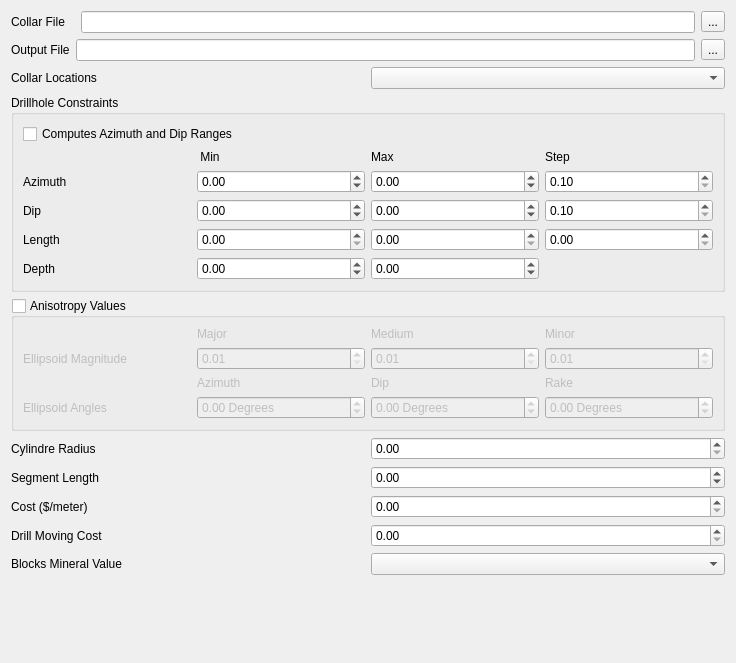
<?xml version="1.0" encoding="UTF-8"?>
<ui version="4.0">
 <class>Form</class>
 <widget class="QWidget" name="Form">
  <property name="geometry">
   <rect>
    <x>0</x>
    <y>0</y>
    <width>736</width>
    <height>663</height>
   </rect>
  </property>
  <property name="windowTitle">
   <string>Form</string>
  </property>
  <layout class="QVBoxLayout" name="verticalLayout_2">
   <item>
    <layout class="QGridLayout" name="gridLayout_11">
     <item row="0" column="0">
      <layout class="QGridLayout" name="gridLayout_6">
       <item row="0" column="0">
        <widget class="QLabel" name="label">
         <property name="text">
          <string>Collar File   </string>
         </property>
        </widget>
       </item>
       <item row="0" column="1">
        <widget class="QLineEdit" name="CollarFile"/>
       </item>
       <item row="0" column="2">
        <widget class="QToolButton" name="tb_browseCollarFile">
         <property name="text">
          <string>...</string>
         </property>
        </widget>
       </item>
      </layout>
     </item>
     <item row="1" column="0">
      <layout class="QGridLayout" name="gridLayout_9">
       <item row="0" column="0">
        <widget class="QLabel" name="label_10">
         <property name="text">
          <string>Output File</string>
         </property>
        </widget>
       </item>
       <item row="0" column="1">
        <widget class="QLineEdit" name="OutputFile"/>
       </item>
       <item row="0" column="2">
        <widget class="QToolButton" name="tb_browseOutputFile">
         <property name="text">
          <string>...</string>
         </property>
        </widget>
       </item>
      </layout>
     </item>
     <item row="2" column="0">
      <layout class="QGridLayout" name="gridLayout_5">
       <item row="0" column="0">
        <widget class="QLabel" name="label_2">
         <property name="text">
          <string>Collar Locations</string>
         </property>
        </widget>
       </item>
       <item row="0" column="1">
        <widget class="QComboBox" name="CollarLocation"/>
       </item>
      </layout>
     </item>
    </layout>
   </item>
   <item>
    <widget class="QGroupBox" name="groupBox">
     <property name="title">
      <string>Drillhole Constraints</string>
     </property>
     <layout class="QVBoxLayout" name="verticalLayout">
      <item>
       <widget class="QCheckBox" name="ComputeRanges">
        <property name="text">
         <string>Computes Azimuth and Dip Ranges</string>
        </property>
       </widget>
      </item>
      <item>
       <layout class="QGridLayout" name="gridLayout_8">
        <item row="0" column="0">
         <layout class="QGridLayout" name="gridLayout_7">
          <item row="0" column="0">
           <widget class="QLabel" name="label_9">
            <property name="text">
             <string/>
            </property>
           </widget>
          </item>
          <item row="0" column="1">
           <widget class="QLabel" name="label_7">
            <property name="text">
             <string> Min</string>
            </property>
           </widget>
          </item>
          <item row="0" column="2">
           <widget class="QLabel" name="label_8">
            <property name="text">
             <string>Max</string>
            </property>
           </widget>
          </item>
          <item row="0" column="3">
           <widget class="QLabel" name="label_6">
            <property name="text">
             <string>Step</string>
            </property>
           </widget>
          </item>
         </layout>
        </item>
        <item row="1" column="0">
         <layout class="QGridLayout" name="gridLayout">
          <item row="0" column="0">
           <widget class="QLabel" name="label_3">
            <property name="text">
             <string>Azimuth    </string>
            </property>
           </widget>
          </item>
          <item row="0" column="1">
           <widget class="QDoubleSpinBox" name="DAzimuthMin">
            <property name="minimum">
             <double>-360.000000000000000</double>
            </property>
            <property name="maximum">
             <double>360.000000000000000</double>
            </property>
           </widget>
          </item>
          <item row="0" column="2">
           <widget class="QDoubleSpinBox" name="DAzimuthMax">
            <property name="minimum">
             <double>-360.000000000000000</double>
            </property>
            <property name="maximum">
             <double>360.000000000000000</double>
            </property>
           </widget>
          </item>
          <item row="0" column="3">
           <widget class="QDoubleSpinBox" name="DAzimuthStep">
            <property name="minimum">
             <double>0.100000000000000</double>
            </property>
            <property name="maximum">
             <double>360.000000000000000</double>
            </property>
           </widget>
          </item>
         </layout>
        </item>
        <item row="2" column="0">
         <layout class="QGridLayout" name="gridLayout_2">
          <item row="0" column="0">
           <widget class="QLabel" name="label_4">
            <property name="text">
             <string>Dip            </string>
            </property>
           </widget>
          </item>
          <item row="0" column="1">
           <widget class="QDoubleSpinBox" name="DDipMin">
            <property name="minimum">
             <double>-360.000000000000000</double>
            </property>
            <property name="maximum">
             <double>360.000000000000000</double>
            </property>
           </widget>
          </item>
          <item row="0" column="2">
           <widget class="QDoubleSpinBox" name="DDipMax">
            <property name="minimum">
             <double>-360.000000000000000</double>
            </property>
            <property name="maximum">
             <double>360.000000000000000</double>
            </property>
           </widget>
          </item>
          <item row="0" column="3">
           <widget class="QDoubleSpinBox" name="DDipStep">
            <property name="minimum">
             <double>0.100000000000000</double>
            </property>
            <property name="maximum">
             <double>360.000000000000000</double>
            </property>
           </widget>
          </item>
         </layout>
        </item>
        <item row="3" column="0">
         <layout class="QGridLayout" name="gridLayout_3">
          <item row="0" column="0">
           <widget class="QLabel" name="label_5">
            <property name="text">
             <string>Length      </string>
            </property>
           </widget>
          </item>
          <item row="0" column="1">
           <widget class="QDoubleSpinBox" name="DLengthMin">
            <property name="maximum">
             <double>999999999.000000000000000</double>
            </property>
           </widget>
          </item>
          <item row="0" column="2">
           <widget class="QDoubleSpinBox" name="DLengthMax">
            <property name="maximum">
             <double>999999999.000000000000000</double>
            </property>
           </widget>
          </item>
          <item row="0" column="3">
           <widget class="QDoubleSpinBox" name="DLengthStep">
            <property name="maximum">
             <double>999999999.000000000000000</double>
            </property>
           </widget>
          </item>
          <item row="1" column="2">
           <widget class="QDoubleSpinBox" name="DDepthMax">
            <property name="minimum">
             <double>-999999999.000000000000000</double>
            </property>
            <property name="maximum">
             <double>999999999.000000000000000</double>
            </property>
           </widget>
          </item>
          <item row="1" column="1">
           <widget class="QDoubleSpinBox" name="DDepthMin">
            <property name="minimum">
             <double>-999999999.000000000000000</double>
            </property>
            <property name="maximum">
             <double>999999999.000000000000000</double>
            </property>
           </widget>
          </item>
          <item row="1" column="0">
           <widget class="QLabel" name="label_13">
            <property name="text">
             <string>Depth</string>
            </property>
           </widget>
          </item>
         </layout>
        </item>
       </layout>
      </item>
     </layout>
    </widget>
   </item>
   <item>
    <widget class="QGroupBox" name="UseEllipsoid">
     <property name="title">
      <string>Anisotropy Values</string>
     </property>
     <property name="checkable">
      <bool>true</bool>
     </property>
     <property name="checked">
      <bool>false</bool>
     </property>
     <layout class="QGridLayout" name="gridLayout_12">
      <item row="0" column="1">
       <widget class="QLabel" name="label_19">
        <property name="text">
         <string>Major</string>
        </property>
       </widget>
      </item>
      <item row="0" column="3">
       <widget class="QLabel" name="label_21">
        <property name="text">
         <string>Minor</string>
        </property>
       </widget>
      </item>
      <item row="1" column="0">
       <widget class="QLabel" name="label_14">
        <property name="text">
         <string>Ellipsoid Magnitude</string>
        </property>
       </widget>
      </item>
      <item row="1" column="1">
       <widget class="QDoubleSpinBox" name="EMajor">
        <property name="prefix">
         <string/>
        </property>
        <property name="decimals">
         <number>2</number>
        </property>
        <property name="minimum">
         <double>0.010000000000000</double>
        </property>
        <property name="maximum">
         <double>1000000.000000000000000</double>
        </property>
       </widget>
      </item>
      <item row="1" column="2">
       <widget class="QDoubleSpinBox" name="EMedium">
        <property name="minimum">
         <double>0.010000000000000</double>
        </property>
        <property name="maximum">
         <double>1000000.000000000000000</double>
        </property>
       </widget>
      </item>
      <item row="1" column="3">
       <widget class="QDoubleSpinBox" name="EMinor">
        <property name="minimum">
         <double>0.010000000000000</double>
        </property>
        <property name="maximum">
         <double>1000000.000000000000000</double>
        </property>
       </widget>
      </item>
      <item row="2" column="1">
       <widget class="QLabel" name="label_16">
        <property name="text">
         <string>Azimuth</string>
        </property>
       </widget>
      </item>
      <item row="2" column="2">
       <widget class="QLabel" name="label_17">
        <property name="text">
         <string>Dip</string>
        </property>
       </widget>
      </item>
      <item row="2" column="3">
       <widget class="QLabel" name="label_18">
        <property name="text">
         <string>Rake</string>
        </property>
       </widget>
      </item>
      <item row="3" column="0">
       <widget class="QLabel" name="label_15">
        <property name="text">
         <string>Ellipsoid Angles</string>
        </property>
       </widget>
      </item>
      <item row="3" column="1">
       <widget class="QDoubleSpinBox" name="EAzimuth">
        <property name="suffix">
         <string> Degrees</string>
        </property>
        <property name="minimum">
         <double>-360.000000000000000</double>
        </property>
        <property name="maximum">
         <double>360.000000000000000</double>
        </property>
        <property name="singleStep">
         <double>1.000000000000000</double>
        </property>
       </widget>
      </item>
      <item row="3" column="2">
       <widget class="QDoubleSpinBox" name="EDip">
        <property name="suffix">
         <string> Degrees</string>
        </property>
        <property name="minimum">
         <double>-360.000000000000000</double>
        </property>
        <property name="maximum">
         <double>360.000000000000000</double>
        </property>
       </widget>
      </item>
      <item row="3" column="3">
       <widget class="QDoubleSpinBox" name="ERake">
        <property name="suffix">
         <string> Degrees</string>
        </property>
        <property name="minimum">
         <double>-360.000000000000000</double>
        </property>
        <property name="maximum">
         <double>360.000000000000000</double>
        </property>
       </widget>
      </item>
      <item row="0" column="2">
       <widget class="QLabel" name="label_20">
        <property name="text">
         <string>Medium</string>
        </property>
       </widget>
      </item>
     </layout>
    </widget>
   </item>
   <item>
    <layout class="QGridLayout" name="gridLayout_10">
     <item row="0" column="0">
      <widget class="QLabel" name="label_11">
       <property name="text">
        <string>Cylindre Radius</string>
       </property>
      </widget>
     </item>
     <item row="0" column="1">
      <widget class="QDoubleSpinBox" name="DRadius">
       <property name="maximum">
        <double>999999999.000000000000000</double>
       </property>
      </widget>
     </item>
    </layout>
   </item>
   <item>
    <layout class="QGridLayout" name="gridLayout_4">
     <item row="0" column="0">
      <widget class="QLabel" name="label_12">
       <property name="text">
        <string>Segment Length</string>
       </property>
      </widget>
     </item>
     <item row="0" column="1">
      <widget class="QDoubleSpinBox" name="SegmentLength">
       <property name="minimum">
        <double>-999999999.000000000000000</double>
       </property>
       <property name="maximum">
        <double>999999999.000000000000000</double>
       </property>
      </widget>
     </item>
    </layout>
   </item>
   <item>
    <layout class="QGridLayout" name="gridLayout_13">
     <item row="0" column="0">
      <widget class="QLabel" name="label_22">
       <property name="text">
        <string>Cost ($/meter)</string>
       </property>
      </widget>
     </item>
     <item row="0" column="1">
      <widget class="QDoubleSpinBox" name="CostPerMeter">
       <property name="maximum">
        <double>999999999.000000000000000</double>
       </property>
      </widget>
     </item>
    </layout>
   </item>
   <item>
    <layout class="QGridLayout" name="gridLayout_14">
     <item row="0" column="0">
      <widget class="QLabel" name="label_23">
       <property name="text">
        <string>Drill Moving Cost</string>
       </property>
      </widget>
     </item>
     <item row="0" column="1">
      <widget class="QDoubleSpinBox" name="DrillMovingCost">
       <property name="maximum">
        <double>999999999.000000000000000</double>
       </property>
      </widget>
     </item>
    </layout>
   </item>
   <item>
    <layout class="QGridLayout" name="gridLayout_15">
     <item row="0" column="0">
      <widget class="QLabel" name="label_24">
       <property name="text">
        <string>Blocks Mineral Value</string>
       </property>
      </widget>
     </item>
     <item row="0" column="1">
      <widget class="QComboBox" name="BlocksMineralValue"/>
     </item>
    </layout>
   </item>
   <item>
    <spacer name="verticalSpacer">
     <property name="orientation">
      <enum>Qt::Vertical</enum>
     </property>
     <property name="sizeHint" stdset="0">
      <size>
       <width>20</width>
       <height>40</height>
      </size>
     </property>
    </spacer>
   </item>
  </layout>
 </widget>
 <resources/>
 <connections>
  <connection>
   <sender>UseEllipsoid</sender>
   <signal>toggled(bool)</signal>
   <receiver>DRadius</receiver>
   <slot>setDisabled(bool)</slot>
   <hints>
    <hint type="sourcelabel">
     <x>61</x>
     <y>326</y>
    </hint>
    <hint type="destinationlabel">
     <x>578</x>
     <y>478</y>
    </hint>
   </hints>
  </connection>
  <connection>
   <sender>UseEllipsoid</sender>
   <signal>toggled(bool)</signal>
   <receiver>label_11</receiver>
   <slot>setDisabled(bool)</slot>
   <hints>
    <hint type="sourcelabel">
     <x>25</x>
     <y>325</y>
    </hint>
    <hint type="destinationlabel">
     <x>517</x>
     <y>484</y>
    </hint>
   </hints>
  </connection>
 </connections>
</ui>
